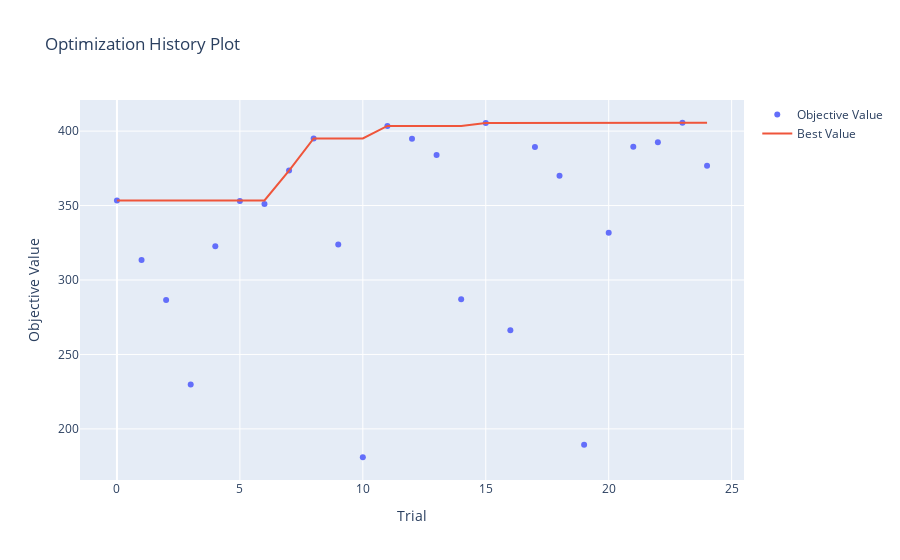

Write notebook code for a chart like this one.
### Markdown cell above
Now let's look at a few default visualizations of the optuna study:
- the convergence towards maximizing the objective value over successive trials
- the value of the objective as a function of our 1-d parameter range explored

### Code cell
from optuna.visualization import *

plot_optimization_history(study)

### Figure 1 — Plotly figure (JSON) as saved in the notebook; plotly's stock layout.template omitted (floating-point values rounded to 4 significant figures)
{"data": [{"mode": "markers", "name": "Objective Value", "type": "scatter", "x": [0, 1, 2, 3, 4, 5, 6, 7, 8, 9, 10, 11, 12, 13, 14, 15, 16, 17, 18, 19, 20, 21, 22, 23, 24], "y": [353.5, 313.4, 286.5, 229.9, 322.7, 353.1, 351.1, 373.5, 395.0, 323.8, 181.0, 403.5, 394.8, 383.9, 287.2, 405.5, 266.3, 389.3, 370.0, 189.3, 331.7, 389.5, 392.6, 405.6, 376.7]}, {"name": "Best Value", "type": "scatter", "x": [0, 1, 2, 3, 4, 5, 6, 7, 8, 9, 10, 11, 12, 13, 14, 15, 16, 17, 18, 19, 20, 21, 22, 23, 24], "y": [353.5, 353.5, 353.5, 353.5, 353.5, 353.5, 353.5, 373.5, 395.0, 395.0, 395.0, 403.5, 403.5, 403.5, 403.5, 405.5, 405.5, 405.5, 405.5, 405.5, 405.5, 405.5, 405.5, 405.6, 405.6]}], "layout": {"title": {"text": "Optimization History Plot"}, "xaxis": {"title": {"text": "Trial"}}, "yaxis": {"title": {"text": "Objective Value"}}}}
